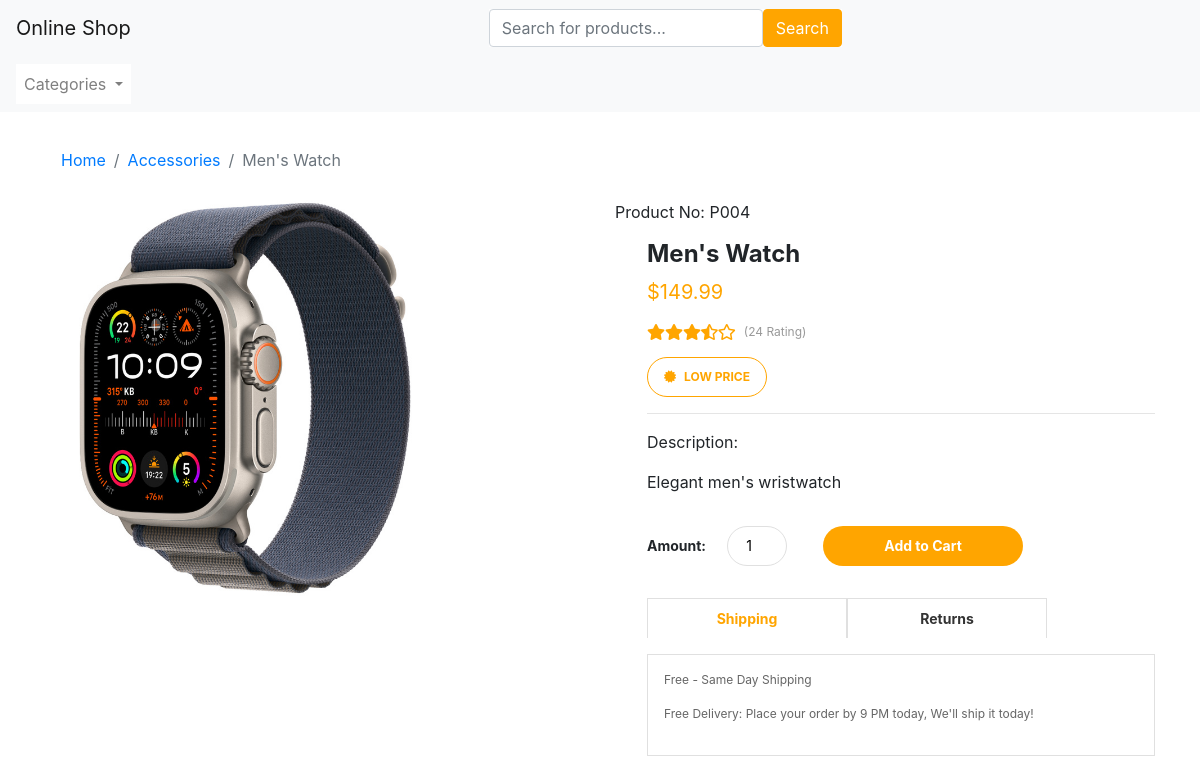
Screenshot of /product/4/ with the database file from the repository.
### ecommerce_app/models.py (models this page shows, shortened)
class Product(models.Model):
    product_no = models.CharField(max_length=10)
    name = models.CharField(max_length=255, default='Ürün Adı')
    description = models.TextField()
    price = models.DecimalField(max_digits=10, decimal_places=2)
    image = models.ImageField(upload_to='product_images/')
    category = models.CharField(max_length=50)

### ecommerce_app/views.py (the view)
# urls.py: path('product/<int:product_id>/', views.product_detail, name='product_detail'),
def product_detail(request, product_id):
    product = get_object_or_404(Product, pk=product_id)
    categories_with_counts = Product.objects.values('category').annotate(count=Count('category')).order_by('-count')[:5]
    return render(request, 'product_detail.html', {'product': product, 'categories_with_counts': categories_with_counts})

### ecommerce_app/templates/product_detail.html (shortened to what this page needs)
<!DOCTYPE html>
<html lang="en">
<head>
    <link rel="stylesheet" href="https://stackpath.bootstrapcdn.com/bootstrap/4.5.2/css/bootstrap.min.css">
</head>
<body>
    <nav class="navbar navbar-expand-lg navbar-light bg-light">
        <a class="navbar-brand" href="/">Online Shop</a>
        <div class="collapse navbar-collapse justify-content-center" id="navbarNav">
            <ul class="navbar-nav">
                <li class="nav-item">
                    <form action="{% url 'home' %}" method="GET" class="form-inline">
                        <input type="text" name="q" class="form-control" placeholder="Search for products..." value="{{ query }}">
                        <button type="submit" class="btn btn-primary" style="background-color: orange; border-color: orange;">Search</button>
                    </form>
                </li>
            </ul>
        </div>
    </nav>
    <nav class="navbar navbar-expand-lg navbar-light bg-light">
        <div class="collapse navbar-collapse" id="navbarCategories">
            <ul class="navbar-nav">
                <li class="nav-item dropdown">
                    <a class="nav-link dropdown-toggle" href="#" id="navbarDropdown" role="button" data-toggle="dropdown" aria-haspopup="true" aria-expanded="false">
                        Categories
                    </a>
                </li>
            </ul>
        </div>
    </nav>
<div class="container mt-4">
    <nav aria-label="breadcrumb">
        <ol class="breadcrumb">
            <li class="breadcrumb-item"><a href="/">Home</a></li>
            <li class="breadcrumb-item"><a href="{% url 'category_search' product.category %}">{{ product.category }}</a></li>
            <li class="breadcrumb-item active" aria-current="page">{{ product.name }}</li>
        </ol>
    </nav>
    <div class="row">
        <div class="col-md-6">
            <img src="/{{ product.image }}" class="img-fluid product-image" alt="{{ product.name }}">
        </div>
        <div class="col-md-6">
            <p>Product No: {{ product.product_no }}</p>
            <div class="product-info">
                <h2 class="product-name">{{ product.name }}</h2>
                <p class="product-price">${{ product.price }}</p>
                <div class="product-rating">
                    <i class="fas fa-star"></i>
                    <i class="fas fa-star"></i>
                    <i class="fas fa-star"></i>
                    <i class="fas fa-star-half-alt"></i>
                    <i class="far fa-star"></i>
                    <span>(24 Rating)</span>
                </div>
                <div class="product-labels">
                    <div><i class="fas fa-certificate"></i>LOW PRICE</div>
                </div>
                <hr>
                <div>
                    <p>Description:</p>
                    <p class="product-description">{{ product.description }}</p>
                </div>
                <div class="product-options">
                    <label for="quantity">Amount:</label>
                    <input id="quantity" name="quantity" type="number" value="1" min="1" max="10">
                    <button>Add to Cart</button>
                </div>
                <div class="product-tabs">
                    <ul>
                        <li class="active" data-tab="tab1">Shipping</li>
                                <li data-tab="tab2">Returns</li>
                            </ul>
                            <div class="tab-content" id="tab1">
                                <p>Free - Same Day Shipping</p>
                                <p>Free Delivery: Place your order by 9 PM today, We'll ship it today!</p>
                            </div>
                        </div>
            </div>
        </div>
    </div>
</div>
<link rel="stylesheet" href="https://cdnjs.cloudflare.com/ajax/libs/font-awesome/5.14.0/css/all.min.css" />
</body>
</html>

### ecommerce_app/templates/product_detail.html (style rules this page uses)
.navbar-brand { color: black; }
.btn-primary { background-color: orange; border-color: orange; }
.navbar-brand { margin-right: 1rem; }
.navbar-nav { background-color: white; }
.product-image { width: 400px; height: 400px; object-fit: cover; }
.product-info { margin-left: 2rem; }
.product-name { font-size: 24px; font-weight: bold; }
.product-price { font-size: 20px; color: orange; }
.product-rating { display: flex; align-items: center; }
.product-rating i { color: orange; }
.product-rating span { margin-left: 0.5rem; font-size: 12px; color: #999999; }
.product-labels { display: flex; align-items: center; margin-top: 1rem; }
.product-labels div { display: flex; align-items: center; justify-content: center; width: 120px; height: 40px; border: 1px solid orange; border-radius: 20px; margin-right: 1rem; font-size: 12px; font-weight: bold; color: orange; }
.product-labels div i { margin-right: 0.5rem; }
.product-options { margin-top: 2rem; }
.product-options label { font-size: 14px; font-weight: bold; }
.product-options input { width: 60px; height: 40px; border: 1px solid #e0e0e0; border-radius: 20px; margin-left: 1rem; font-size: 14px; text-align: center; }
.product-options button { width: 200px; height: 40px; border: none; border-radius: 20px; margin-left: 2rem; font-size: 14px; font-weight: bold; color: white; background-color: orange; }
.product-tabs { margin-top: 2rem; }
.product-tabs ul { display: flex; list-style: none; padding: 0; }
.product-tabs li { width: 200px; height: 40px; display: flex; align-items: center; justify-content: center; border: 1px solid #e0e0e0; border-bottom: none; font-size: 14px; font-weight: bold; color: #333333; cursor: pointer; }
.product-tabs li.active { background-color: white; color: orange; }
.product-tabs .tab-content { border: 1px solid #e0e0e0; padding: 1rem; font-size: 12px; color: #666666; }
.breadcrumb { background-color: white; border: none; color: orange; }

### rows the page displays
Product: category "Accessories", name "Men's Watch", image (picture), product_no "P004", price "149.99", description "Elegant men's wristwatch"
